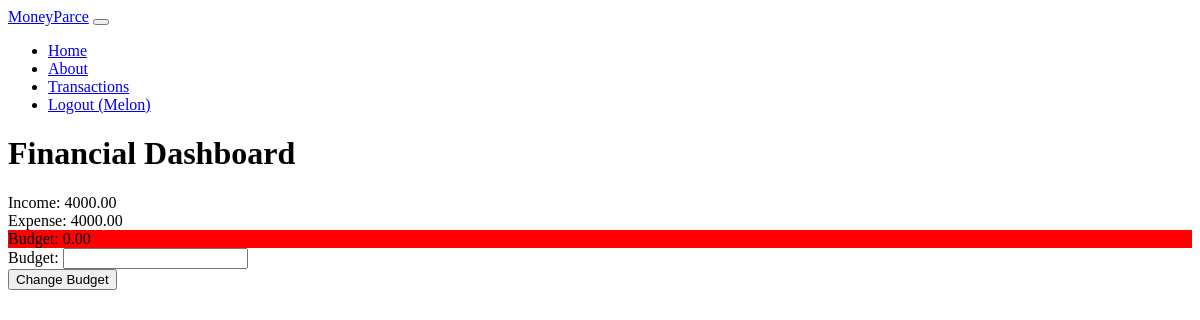
Before: /financials/dashboard/ (signed in) with the older database file.
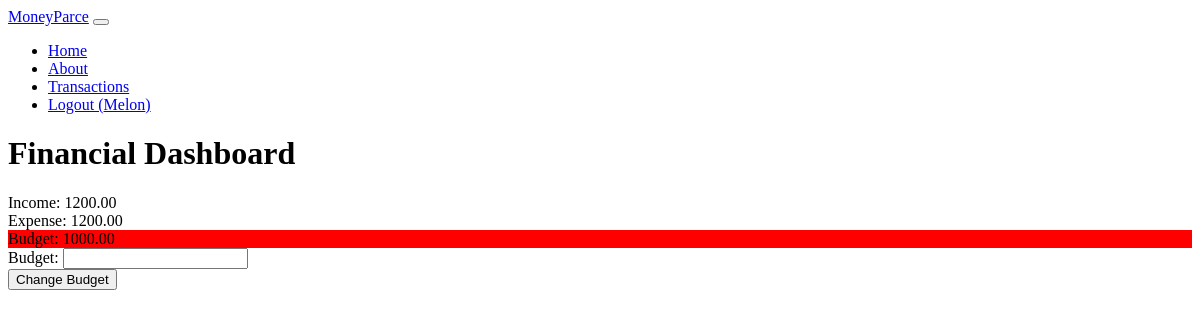
After: the same page with the newer database file.
### financials/models.py (models this page shows, shortened)
class Account(models.Model):
    user = models.ForeignKey(User, on_delete=models.CASCADE)
    transaction_list = models.ManyToManyField(Transaction, blank=True)
    category_list = models.ManyToManyField(Category, blank=True)
    income = models.DecimalField(decimal_places=2, max_digits=10, default=0)
    expense = models.DecimalField(decimal_places=2, max_digits=10, default=0)
    budget = models.DecimalField(decimal_places=2, max_digits=10, default=0)
    def calculate_income(self):
        self.income = 0
        for transaction in self.transaction_list.all():
            self.income += transaction.amount
        self.save()
        return self.income
    def calculate_expense(self):
        self.expense = 0
        for transaction in self.transaction_list.all():
            self.expense += transaction.amount
        self.save()
        return self.expense
    def over_budget(self):
        return self.expense > self.budget
    def update_values(self):
        self.calculate_income()
        self.calculate_expense()

### financials/views.py (the view)
# urls.py: path('dashboard/', views.dashboard, name='financials.dashboard'),
@login_required
def dashboard(request):
    context = {}
    context['title'] = 'Money Parce'
    account, _ = Account.objects.get_or_create(user=request.user)
    account.update_values()
    context['account'] = account
    context['form'] = BudgetForm()
    if request.method == 'POST':
        form = BudgetForm(request.POST)
        if form.is_valid():
            budget = form.cleaned_data['budget']
            account.budget = budget
            account.save()
    context['overbudget'] = account.over_budget()
    return render(request, 'financials/dashboard.html', {'context': context})

### financials/templates/financials/dashboard.html (shortened to what this page needs)
{% extends 'base.html' %}
{% block content %}
<h1>
    Financial Dashboard
</h1>
    <div>
    Income: {{ context.account.income }}
    </div>
    <div>
        Expense: {{ context.account.expense }}
    </div>
    </div>
    {% if context.overbudget %}
    <div style="background-color: red">
        Budget: {{ context.account.budget }}
    </div>
    {% else %}
    <div style="background-color: green">
        Budget: {{ context.account.budget }}
    </div>
    {% endif %}
    <form method="POST">
        {{ context.form }}
        <button type="submit">Change Budget</button>
    </form>
{% endblock %}

### MoneyParce/templates/base.html (shortened to what this page needs)
<!DOCTYPE html>
<html>
{% load static %}
  <head>
      <link rel="stylesheet" type="text/css" href="{% static 'css/style.css' %}">
  </head>
  <body>
  <nav class="navbar navbar-expand-lg navbar-light bg-light">
    <div class="container">
      <a class="navbar-brand" href="{% url 'home.index' %}">MoneyParce</a>
      <button class="navbar-toggler" type="button" data-toggle="collapse" data-target="#navbarNav"
              aria-controls="navbarNav" aria-expanded="false" aria-label="Toggle navigation">
      </button>
      <div class="collapse navbar-collapse" id="navbarNav">
        <ul class="navbar-nav ml-auto">
          <li class="nav-item">
            <a class="nav-link" href="{% url 'home.index' %}">Home</a>
          </li>
          <li class="nav-item">
            <a class="nav-link" href="{% url 'home.about' %}">About</a>
          </li>
          {% if user.is_authenticated %}
            <li class="nav-item">
              <a class="nav-link" href="{% url 'financials.transactions-list' %}">Transactions</a>
            </li>
            <li>
              <a class="nav-link text-light" href="{% url 'accounts.logout' %}">Logout ({{ user.username }})</a>
            </li>
          {% endif %}
        </ul>
      </div>
    </div>
  </nav>
  <div class="container mt-4">
    {% block content %}
    {% endblock content %}
</body>
</html>

Changed rows visible on the page:
changed Account: account.income "4000.00" → "1200.00"; account.expense "4000.00" → "1200.00"; account.budget "0.00" → "1000.00"
